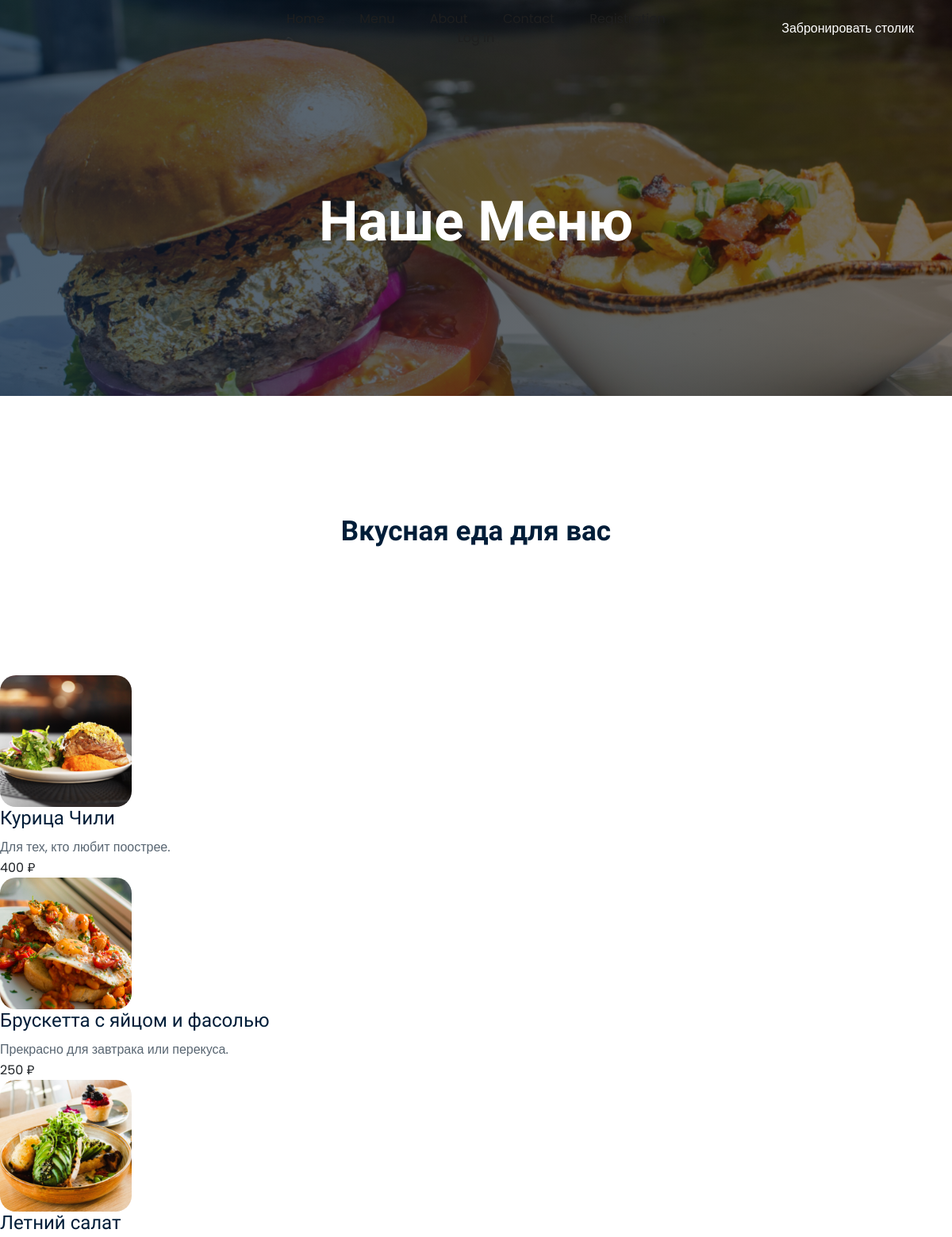
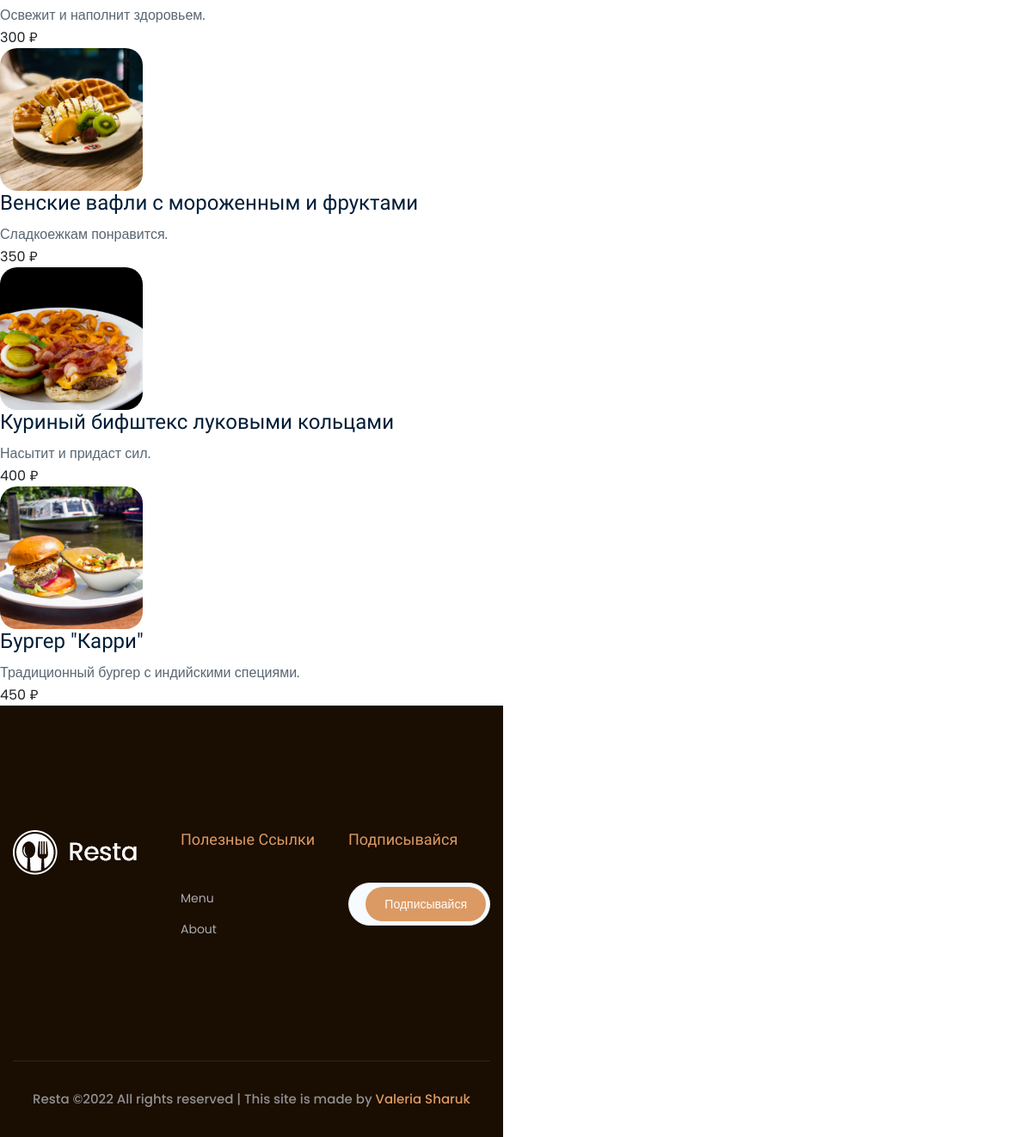
The page /menu on the database its author committed (2 pictures, top to bottom).
### main/models.py (models this page shows, shortened)
class Dish(models.Model):
    title = models.CharField("Название", max_length=50)
    description = models.TextField("Описание")
    price = models.CharField("Цена", max_length=10, default='')
    image = models.ImageField("Изображение", upload_to="dishes/")
    class Meta:
        verbose_name = "Блюдо"
        verbose_name_plural = "Блюда"

### main/views.py (the view)
# urls.py: path('menu', views.DishView.as_view(), name='menu'),
class DishView(View):
    def get(self, request):
        dishes = Dish.objects.all()
        return render(request, 'main/menu.html', {"dishes": dishes})

### main/templates/main/menu.html (shortened to what this page needs)
{% extends 'main/layout.html' %}
{% load static %}
{% block content %}
    <div class="bradcam_area bradcam_bg_2">
        <div class="container">
            <div class="row">
                <div class="col-xl-12">
                    <div class="bradcam_text text-center">
                        <h3>Наше меню</h3>
                    </div>
                </div>
            </div>
        </div>
    </div>
    <div class="Delicious_area">
        <div class="container">
            <div class="row">
                <div class="col-xl-12">
                    <div class="section_title text-center mb-50">
                        <h3>Вкусная еда для вас</h3>
                    </div>
                </div>
            </div>
        </div>
    </div>
    <div class="tab-content" id="pills-tabContent">
        <div class="tab-pane fade show active" id="pills-home" role="tabpanel" aria-labelledby="pills-home-tab">
            <div class="row">
                <div class="col-xl-6 col-md-6 col-lg-6">
                    {% if dishes %}
                        {% for i in dishes %}
                            <div class="thumb">
                                <img src="{{ i.image.url }}" alt=""/>
                            </div>
                            <div class="info">
                            <h3> {{ i.title }} </h3>
                            <p>{{ i.description }}</p>
                            <span>{{ i.price }}</span>
                        {% endfor %}
                    {% else %}
                        <p>Нет информации о блюдах</p>
                    {% endif %}
                    </div>
                </div>
            </div>
        </div>
    </div>
    </body>
    </html>
{% endblock %}

### main/templates/main/layout.html (shortened to what this page needs)
{% load static %}
<!doctype html>
<html lang="ru">
<head>
    <link rel="stylesheet" href="{% static 'main/css/bootstrap.min.css' %}">
    <link rel="stylesheet" href="{% static 'main/css/themify-icons.css' %}">
    <link rel="stylesheet" href="{% static 'main/css/style.css' %}">
    <link rel="stylesheet" href="https://use.fontawesome.com/releases/v5.8.2/css/all.css">
</head>
<body>
<header>
    <div class="header-area ">
        <div id="sticky-header" class="main-header-area">
            <div class="container-fluid p-0">
                <div class="header_bottom_border">
                    <div class="row align-items-center no-gutters">
                        <div class="col-xl-3 col-lg-2">
                            <div class="logo">
                            </div>
                        </div>
                        <div class="col-xl-6 col-lg-7">
                            <div class="main-menu  d-none d-lg-block">
                                <nav>
                                    <ul id="navigation">
                                        <a class="active" href="{% url 'home' %}">
                                            <li>Home</li>
                                        </a>
                                        <a href="{% url 'menu' %}">
                                            <li>Menu</li>
                                        </a>
                                        <a href="{% url 'about' %}">
                                            <li>About</li>
                                        </a>
                                        <a href="{% url 'contact' %}">
                                            <li>Contact</li>
                                        </a>
                                        {% if user.is_authenticated %}
                                            <a href="{% url 'logout' %}">
                                                <li>Exit ({{ user.username }})</li>
                                            </a>
                                        {% else %}
                                            <a href="{% url 'registration' %}">
                                                <li>Registration</li>
                                            </a>
                                            <a href="{% url 'login' %}">
                                                <li>Log in</li>
                                            </a>
                                        {% endif %}
                                    </ul>
                                </nav>
                            </div>
                        </div>
                        <div class="col-xl-3 col-lg-3 d-none d-lg-block">
                            <div class="say_hello">
                                <a href="{% url 'contact' %}">
                                    <li>Забронировать столик</li>
                                </a>
                            </div>
                        </div>
                        <div class="col-12">
                        </div>
                    </div>
                </div>
            </div>
        </div>
    </div>
</header>
<main>
    {% block content %}
    {% endblock %}
    <footer class="footer">
        <div class="footer_top">
            <div class="container">
                <div class="row">
                    <div class="col-xl-3 col-md-6 col-lg-3 ">
                        <div class="footer_widget">
                            <div class="footer_logo">
                                <a href="#">
                                    <img src="{% static 'main/img/footer_logo.png' %}" alt="">
                                </a>
                            </div>
                            <div class="socail_links">
                                <ul>
                                    <li>
                                        <a href="#">
                                            <i class="ti-facebook"></i>
                                        </a>
                                    </li>
                                    <li>
                                        <a href="#">
                                            <i class="ti-twitter-alt"></i>
                                        </a>
                                    </li>
                            </div>
                        </div>
                    </div>
                    <div class="col-xl-4 col-md-6 col-lg-4 offset-xl-1">
                        <div class="footer_widget">
                            <h3 class="footer_title">
                                Полезные ссылки
                            </h3>
                            <ul>
                                <a href="{% url 'menu' %}">
                                    <li>Menu</li>
                                </a>
                                <a href="{% url 'about' %}">
                                    <li>About</li>
                                </a>
                            </ul>
                        </div>
                    </div>
                    <div class="col-xl-4 col-md-6 col-lg-4">
                        <div class="footer_widget">
                            <h3 class="footer_title">
                                Подписывайся
                            </h3>
                            <form action="#" class="newsletter_form">
                                <button type="submit">Подписывайся</button>
                            </form>
                        </div>
                    </div>
                </div>
            </div>
        </div>
        <div class="copy-right_text">
            <div class="container">
                <div class="footer_border"></div>
                <div class="row">
                    <div class="col-xl-12">
                        <p class="copy_right text-center">
                            Resta &copy;<script>document.write(new Date().getFullYear());</script>
                            All rights reserved | This site is made by <a href="https://vk.com/sharukl" target="_blank">Valeria
                            Sharuk</a>
                        </p>
                    </div>
                </div>
            </div>
        </div>
    </footer>
</body>
</html>

### rows shown on the page
Dish: image (picture), title "Курица Чили", description "Для тех, кто любит поострее.", price "400 ₽"
Dish: image (picture), title "Брускетта с яйцом и фасолью", description "Прекрасно для завтрака или перекуса.", price "250 ₽"
Dish: image (picture), title "Летний салат", description "Освежит и наполнит здоровьем.", price "300 ₽"
Dish: image (picture), title "Венские вафли с мороженным и фруктами", description "Сладкоежкам понравится.", price "350 ₽"
Dish: image (picture), title "Куриный бифштекс луковыми кольцами", description "Насытит и придаст сил.", price "400 ₽"
Dish: image (picture), title "Бургер \"Карри\"", description "Традиционный бургер с индийскими специями.", price "450 ₽"
